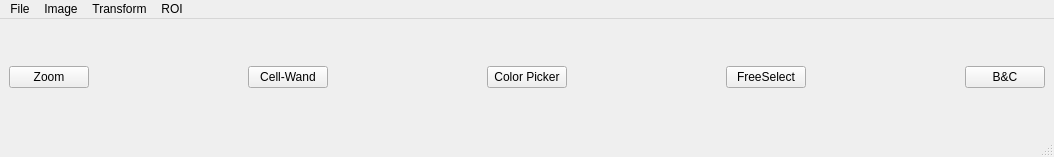
<?xml version="1.0" encoding="UTF-8"?>
<ui version="4.0">
 <class>ToolWindow</class>
 <widget class="QMainWindow" name="ToolWindow">
  <property name="geometry">
   <rect>
    <x>0</x>
    <y>0</y>
    <width>1054</width>
    <height>157</height>
   </rect>
  </property>
  <property name="acceptDrops">
   <bool>true</bool>
  </property>
  <property name="windowTitle">
   <string>MainWindow</string>
  </property>
  <widget class="QWidget" name="centralwidget">
   <layout class="QGridLayout" name="gridLayout">
    <item row="0" column="0">
     <widget class="QPushButton" name="Zoom">
      <property name="toolTip">
       <string>&lt;html&gt;&lt;head/&gt;&lt;body&gt;&lt;p&gt;Magnifying glass tool to zoom in by using your scrollwheel&lt;/p&gt;&lt;p&gt;&lt;br/&gt;&lt;/p&gt;&lt;/body&gt;&lt;/html&gt;</string>
      </property>
      <property name="text">
       <string>Zoom</string>
      </property>
      <property name="checkable">
       <bool>true</bool>
      </property>
     </widget>
    </item>
    <item row="0" column="1">
     <spacer name="horizontalSpacer">
      <property name="orientation">
       <enum>Qt::Horizontal</enum>
      </property>
      <property name="sizeHint" stdset="0">
       <size>
        <width>40</width>
        <height>20</height>
       </size>
      </property>
     </spacer>
    </item>
    <item row="0" column="2">
     <widget class="QPushButton" name="CellMagicWand">
      <property name="toolTip">
       <string>&lt;html&gt;&lt;head/&gt;&lt;body&gt;&lt;p&gt;Cell-MagicWand tool, select a probably position for a cell and it will be highlighted&lt;/p&gt;&lt;/body&gt;&lt;/html&gt;</string>
      </property>
      <property name="text">
       <string>Cell-Wand</string>
      </property>
      <property name="checkable">
       <bool>true</bool>
      </property>
     </widget>
    </item>
    <item row="0" column="3">
     <spacer name="horizontalSpacer_2">
      <property name="orientation">
       <enum>Qt::Horizontal</enum>
      </property>
      <property name="sizeHint" stdset="0">
       <size>
        <width>40</width>
        <height>20</height>
       </size>
      </property>
     </spacer>
    </item>
    <item row="0" column="4">
     <widget class="QPushButton" name="ColorPicker">
      <property name="toolTip">
       <string>&lt;html&gt;&lt;head/&gt;&lt;body&gt;&lt;p&gt;Saves color of mouse clicked point as a string to clipboard in format of &amp;quot;%R:%G:%B&amp;quot;&lt;/p&gt;&lt;/body&gt;&lt;/html&gt;</string>
      </property>
      <property name="text">
       <string>Color Picker</string>
      </property>
      <property name="checkable">
       <bool>true</bool>
      </property>
     </widget>
    </item>
    <item row="0" column="5">
     <spacer name="horizontalSpacer_3">
      <property name="orientation">
       <enum>Qt::Horizontal</enum>
      </property>
      <property name="sizeHint" stdset="0">
       <size>
        <width>40</width>
        <height>20</height>
       </size>
      </property>
     </spacer>
    </item>
    <item row="0" column="6">
     <widget class="QPushButton" name="FreeformSelect">
      <property name="toolTip">
       <string>&lt;html&gt;&lt;head/&gt;&lt;body&gt;&lt;p&gt;FreeForm select tool&lt;/p&gt;&lt;/body&gt;&lt;/html&gt;</string>
      </property>
      <property name="text">
       <string>FreeSelect</string>
      </property>
      <property name="checkable">
       <bool>true</bool>
      </property>
     </widget>
    </item>
    <item row="0" column="7">
     <spacer name="horizontalSpacer_4">
      <property name="orientation">
       <enum>Qt::Horizontal</enum>
      </property>
      <property name="sizeHint" stdset="0">
       <size>
        <width>40</width>
        <height>20</height>
       </size>
      </property>
     </spacer>
    </item>
    <item row="0" column="8">
     <widget class="QPushButton" name="BCmenu">
      <property name="toolTip">
       <string>&lt;html&gt;&lt;head/&gt;&lt;body&gt;&lt;p&gt;Brightness and Contrast menu with Histogram and Equalization&lt;/p&gt;&lt;p&gt;&lt;br/&gt;&lt;/p&gt;&lt;p&gt;&lt;br/&gt;&lt;/p&gt;&lt;/body&gt;&lt;/html&gt;</string>
      </property>
      <property name="text">
       <string>B&amp;&amp;C</string>
      </property>
      <property name="checkable">
       <bool>true</bool>
      </property>
     </widget>
    </item>
   </layout>
  </widget>
  <widget class="QMenuBar" name="menubar">
   <property name="geometry">
    <rect>
     <x>0</x>
     <y>0</y>
     <width>1054</width>
     <height>38</height>
    </rect>
   </property>
   <widget class="QMenu" name="menuFile">
    <property name="title">
     <string>File</string>
    </property>
    <addaction name="actionOpen"/>
    <addaction name="actionSave_as"/>
    <addaction name="actionClose"/>
    <addaction name="actionExport_2"/>
   </widget>
   <widget class="QMenu" name="menuImage">
    <property name="title">
     <string>Image</string>
    </property>
   </widget>
   <widget class="QMenu" name="menuTransform">
    <property name="title">
     <string>Transform</string>
    </property>
   </widget>
   <widget class="QMenu" name="menuROI">
    <property name="title">
     <string>ROI</string>
    </property>
    <addaction name="actionManager"/>
    <addaction name="actionSave_as_2"/>
    <addaction name="actionExport"/>
   </widget>
   <addaction name="menuFile"/>
   <addaction name="menuImage"/>
   <addaction name="menuTransform"/>
   <addaction name="menuROI"/>
  </widget>
  <widget class="QStatusBar" name="statusbar"/>
  <action name="actionOpen">
   <property name="text">
    <string>Open</string>
   </property>
   <property name="shortcut">
    <string>Ctrl+O</string>
   </property>
  </action>
  <action name="actionSave_as">
   <property name="text">
    <string>Save as...</string>
   </property>
   <property name="shortcut">
    <string>Ctrl+S</string>
   </property>
  </action>
  <action name="actionClose">
   <property name="text">
    <string>Close</string>
   </property>
  </action>
  <action name="actionManager">
   <property name="text">
    <string>Manager</string>
   </property>
  </action>
  <action name="actionSave_as_2">
   <property name="text">
    <string>Save as...</string>
   </property>
   <property name="shortcut">
    <string>Ctrl+Alt+S</string>
   </property>
  </action>
  <action name="actionExport">
   <property name="text">
    <string>Export</string>
   </property>
  </action>
  <action name="actionHyperStacks">
   <property name="text">
    <string>HyperStacks</string>
   </property>
  </action>
  <action name="actionExport_2">
   <property name="text">
    <string>Export...</string>
   </property>
  </action>
 </widget>
 <resources/>
 <connections/>
</ui>
